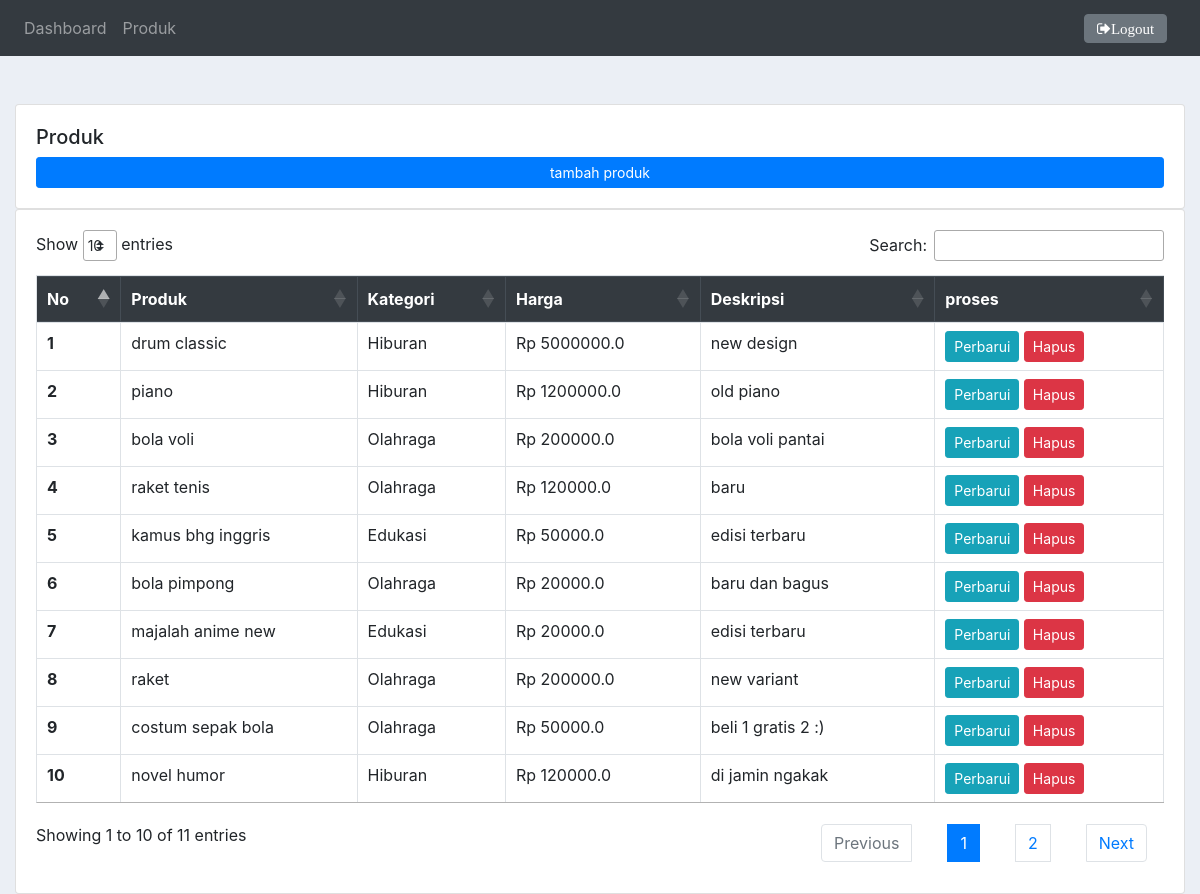
The app's page /produk/ (signed in) with its own data.
### crm/models.py (models this page shows, shortened)
class Produk(models.Model):
    KATEGORI = (
        ('Olahraga', 'Olahraga'),
        ('Edukasi', 'Edukasi'),
        ('Hiburan','Hiburan'),
    )
    nama = models.CharField(max_length=50, null=True)
    harga = models.FloatField(null=True)
    kategori = models.CharField(max_length=20, null=True, choices=KATEGORI)
    deskripsi = models.CharField(max_length=20, null=True, blank=True)
    date_created = models.DateTimeField(auto_now_add=True,null=True)

### crm/views.py (the view)
# urls.py: path('produk/', views.produk, name="produk"),
@login_required
def produk (request):
    produk = Produk.objects.all()
    return render (request, 'crm/produk.html', {'produk':produk})

### crm/templates/crm/produk.html
{% extends 'crm/main.html' %}
{% block content %}
    <br>
    <div class="row">
        <div class="col-md">
            <div class="card card-body">
                <h5>Produk</h5>
            <a href="{% url 'tambah_produk'%}" class="btn btn-sm btn-primary btn-block" style="text-align: center;">tambah produk</a>
            </div>
            <div class="card card-body">
                <table id ="table" class="table table-bordered table-hover">
                    <thead class="alert-success thead-dark">
                        <tr>
                            <th>No</th>
                            <th>Produk</th>
                            <th>Kategori</th>
                            <th>Harga</th>
                            <th>Deskripsi</th>
                            <th>proses</th>
                        </tr>
                    </thead>
                    <tbody>
                    {% for i in produk %}
                        <tr>
                            <th scope="row">{{forloop.counter}}</th>
                            <td>{{i.nama}}</td>
                            <td>{{i.kategori}}</td>
                            <td>Rp {{i.harga}}</td>
                            <td>{{i.deskripsi}}</td>
					        <td>
                            <a class="btn btn-sm btn-info" href="{% url 'update_produk' i.id %}"> Perbarui </a>
					        <a class="btn btn-sm btn-danger" href="{% url 'hapus_produk' i.id %}" onclick="return confirm ('hapus produk ?')"> Hapus </a>
                           </td>
                        </tr>
                    {% endfor %}
                    </tbody>
                </table>
            </div>
        </div>
    </div>
{% endblock content %}

### static/css/main.css (style rules this page uses)
body { background-color: #ebeff5; }

### records on screen
Produk: nama "drum classic", kategori "Hiburan", harga "5000000.0", deskripsi "new design"
Produk: nama "piano", kategori "Hiburan", harga "1200000.0", deskripsi "old piano"
Produk: nama "bola voli", kategori "Olahraga", harga "200000.0", deskripsi "bola voli pantai"
Produk: nama "raket tenis", kategori "Olahraga", harga "120000.0", deskripsi "baru"
Produk: nama "kamus bhg inggris", kategori "Edukasi", harga "50000.0", deskripsi "edisi terbaru"
Produk: nama "bola pimpong", kategori "Olahraga", harga "20000.0", deskripsi "baru dan bagus"
Produk: nama "majalah anime new", kategori "Edukasi", harga "20000.0", deskripsi "edisi terbaru"
Produk: nama "raket", kategori "Olahraga", harga "200000.0", deskripsi "new variant"
Produk: nama "costum sepak bola", kategori "Olahraga", harga "50000.0", deskripsi "beli 1 gratis 2 :)"
Produk: nama "novel humor", kategori "Hiburan", harga "120000.0", deskripsi "di jamin ngakak"
